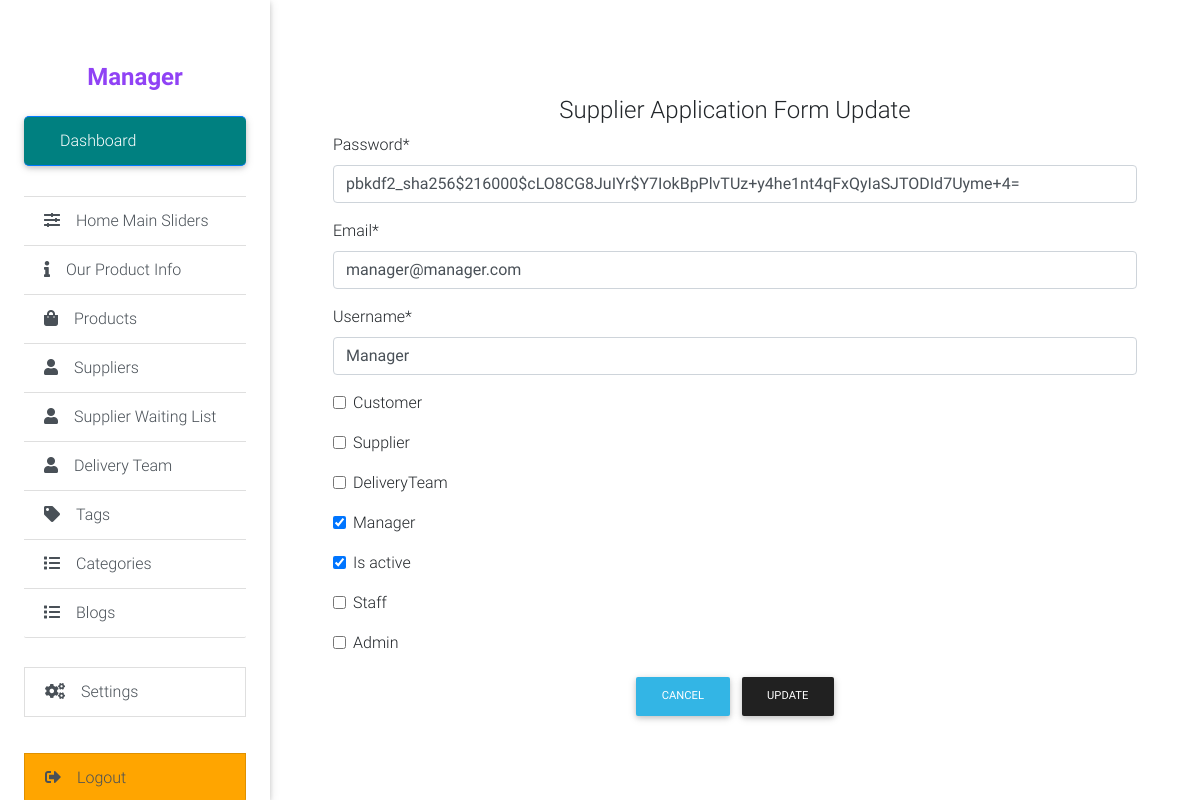
/kadmin/users-status-update/2 (signed in), run on the app's committed database.
### accounts/models.py (models this page shows, shortened)
class User(AbstractBaseUser):
    email = models.EmailField(max_length=50, unique=True)
    username = models.CharField(max_length=50, unique=True)
    is_customer = models.BooleanField(default=False, verbose_name='Customer')
    is_supplier = models.BooleanField(default=False, verbose_name='Supplier')
    is_delivery_team = models.BooleanField(default=False, verbose_name='DeliveryTeam')
    is_manager = models.BooleanField(default=False, verbose_name='Manager')
    is_active = models.BooleanField(default=True)
    staff = models.BooleanField(default=False)
    admin = models.BooleanField(default=False)
    date_joined = models.DateTimeField(verbose_name='Date Joined', auto_now_add=True)
    last_login = models.DateTimeField(verbose_name='Last Active', auto_now=True)
    USERNAME_FIELD = 'email'
    REQUIRED_FIELDS = ['username']
    objects = UserManager()
    @property
    def is_staff(self):
        if self.is_admin:
            return True
        return self.staff
    @property
    def is_admin(self):
        return self.admin

### Kadmin/views.py (the view)
# urls.py: path('users-status-update/<str:pk>', UserStatusUpdateView.as_view(), name='users_status_update'),
class UserStatusUpdateView(LoginRequiredMixin, UpdateView):
    model = USER
    fields = '__all__'
    template_name = 'admin/users_status_update.html'
    success_url = reverse_lazy('kadmin:users_list')
    def dispatch(self, request, *args, **kwargs):
        if request.user.is_authenticated and request.user.is_staff:
            return super().dispatch(request, *args, **kwargs)
        else:
            return redirect("login")

### manager/models.py (called while the page is built)
    @property
    def imageURL(self):
        try:
            url = self.profile_pic.url
        except:
            url = ''
        return url

### templates/admin/users_status_update.html (shortened to what this page needs)
{% extends 'other_base.html' %}
{% load crispy_forms_tags %}
{% block main %}
<main class="pt-5 mx-lg-5">
    <div class="container-fluid mt-5">
        <h4 class="text-center">Supplier Application Form Update</h4>
        <form action="" method="POST">
            {{form|crispy}}
            <div class="d-flex justify-content-center">
                <a href="{% url 'kadmin:users_list' %}" class="btn btn-info btn-md">Cancel</a>
                <button type="submit" class="btn btn-dark btn-md">Update</button>
            </div>
        </form>
    </div>
</main>
{% endblock %}

### templates/inhouse/sidebar.html (shortened to what this page needs)
<header>
    <div class="sidebar-fixed position-fixed">
        <a class="logo-wrapper waves-effect">
        </a>
        <div class="d-flex justify-content-center mb-3">
            <h4 style="color: #9042f5; font-weight: 700;">{{user.username}}</h4>
        </div>
        <div class="list-group list-group-flush">
            {% if user.is_manager %}
                <a href="{% url 'manager:home' %}" class="list-group-item active waves-effect"
                 style="background-color: teal; margin-bottom: 30px;">
                    Dashboard
                </a>
                <a href="{% url 'manager:home_sliders' %}" class="list-group-item list-group-item-action waves-effect">
                    <i class="fa fa-sliders-h mr-3"></i>Home Main Sliders
                </a>
                <a href="{% url 'manager:our_products_are' %}" class="list-group-item list-group-item-action waves-effect">
                    <i class="fa fa-info mr-3"></i>Our Product Info
                </a>
                <a href="{% url 'manager:product_list' %}" class="list-group-item list-group-item-action waves-effect">
                    <i class="fa fa-shopping-bag mr-3"></i>Products
                </a>
                <a href="{% url 'manager:supplier_list' %}" class="list-group-item list-group-item-action waves-effect">
                    <i class="fa fa-user mr-3"></i>Suppliers
                </a>
                <a href="{% url 'manager:supplier_waiting_list' %}" class="list-group-item list-group-item-action waves-effect">
                    <i class="fa fa-user mr-3"></i>Supplier Waiting List
                </a>
                <a href="{% url 'manager:delivery_team_list' %}" class="list-group-item list-group-item-action waves-effect">
                    <i class="fa fa-user mr-3"></i>Delivery Team
                </a>
                <a href="{% url 'manager:tag_list' %}" class="list-group-item list-group-item-action waves-effect">
                    <i class="fa fa-tag mr-3"></i>Tags
                </a>
                <a href="{% url 'manager:category_list' %}" class="list-group-item list-group-item-action waves-effect">
                    <i class="fa fa-list mr-3"></i>Categories
                </a>
                <a href="{% url 'manager:blog_create' %}" class="list-group-item list-group-item-action waves-effect">
                    <i class="fa fa-list mr-3"></i>Blogs
                </a>
            {% elif user.is_delivery_team %}
                <a href="{% url 'delivery:home' %}" class="list-group-item active waves-effect">
                    <i class="fa fa-pie-chart mr-3"></i>Dashboard
                </a>
            {% endif %}
        </div>
        {% if user.is_manager %}
        <a href="{% url 'manager:settings' %}" class="list-group-item list-group-item-action waves-effect"
            style="margin-top: 30px;">
            <i class="fa fa-cogs mr-3"></i>Settings
        </a>
        {% elif user.is_delivery %}
        <a href="{% url 'delivery:settings' %}" class="list-group-item list-group-item-action waves-effect"
            style="margin-top: 30px;">
            <i class="fa fa-cogs mr-3"></i>Settings
        </a>
        {% endif %}
        <a href="{% url 'logout' %}" class="list-group-item list-group-item-action waves-effect"
            style="background-color: orange; margin-top: 30px;">
            <i class="fa fa-sign-out-alt mr-3"></i>Logout
        </a>
    </div>
</header>

### static/css/inhouse/main.css (style rules this page uses)
.sidebar-fixed { height:100vh; width:270px; -webkit-box-shadow:0 2px 5px 0 rgba(0,0,0,.16),0 2px 10px 0 rgba(0,0,0,.12); box-shadow:0 2px 5px 0 rgba(0,0,0,.16),0 2px 10px 0 rgba(0,0,0,.12); z-index:1050; background-color:#fff; padding:0 1.5rem 1.5rem }
.sidebar-fixed .list-group .active { -webkit-box-shadow:0 2px 5px 0 rgba(0,0,0,.16),0 2px 10px 0 rgba(0,0,0,.12); box-shadow:0 2px 5px 0 rgba(0,0,0,.16),0 2px 10px 0 rgba(0,0,0,.12); -webkit-border-radius:5px;border-radius:5px }
.sidebar-fixed .logo-wrapper { padding:1rem }
@media (min-width:1200px) { .navbar,.page-footer,main { padding-left:270px } }

### data on the page
User: username "Manager", password "pbkdf2_sha256$216000$cLO8CG8JuIYr$Y7IokBpPlvTUz+y4he1nt4qFxQyIaSJTODId7Uyme+4=", email "manager@manager.com", is_manager "☑", is_active "☑"
